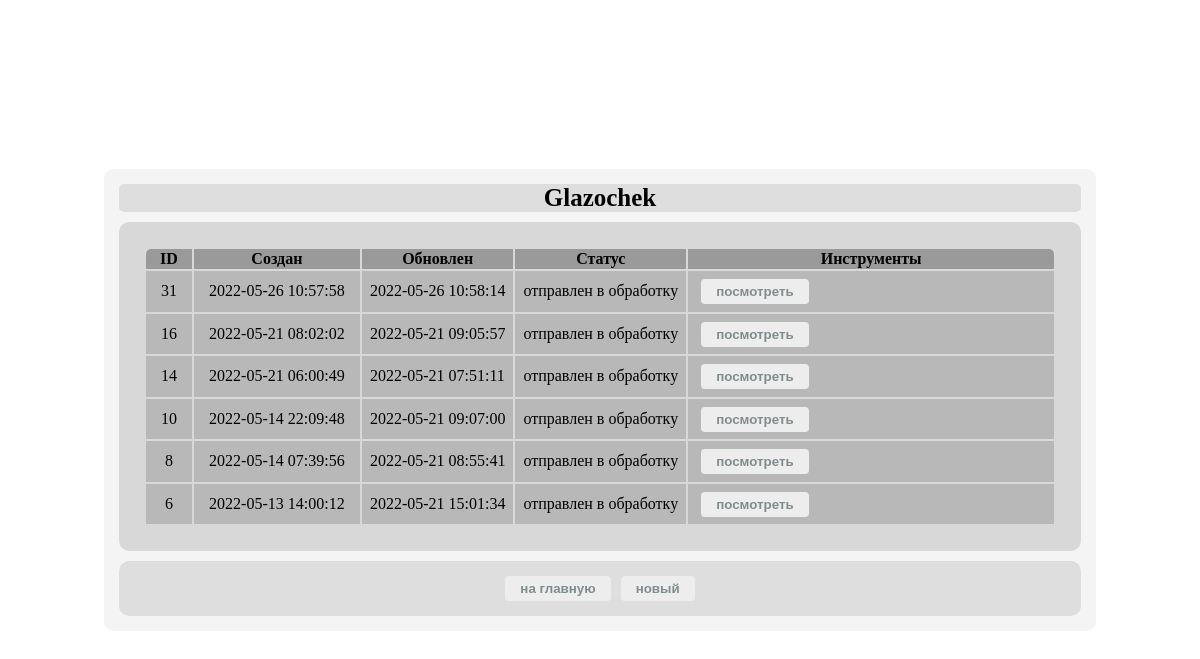
Page /order/ (signed in) on the committed database.
### authapp/models.py (models this page shows, shortened)
class User(AbstractUser):
    image = models.ImageField(upload_to='users_image', blank=True)
    age = models.PositiveIntegerField(verbose_name='возраст', default=18)
    activation_key = models.CharField(max_length=128, blank=True)
    activation_key_expires = models.DateTimeField(default=(now() + timedelta(hours=48)))

### ordersapp/models.py (models this page shows, shortened)
class Order(models.Model):
    FORMING = 'FM'
    SENT_TO_PROCEED = 'STP'
    PROCEEDED = 'PRD'
    PAID = 'PD'
    READY = 'RDY'
    CANCEL = 'CNC'
    ORDER_STATUS_CHOICES = (
        (FORMING, 'формируется'),
        (SENT_TO_PROCEED, 'отправлен в обработку'),
        (PAID, 'оплачен'),
        (PROCEEDED, 'обрабатывается'),
        (READY, 'готов к выдаче'),
        (CANCEL, 'отменен'),
    )
    user = models.ForeignKey(settings.AUTH_USER_MODEL, on_delete=models.CASCADE)
    created = models.DateTimeField(verbose_name='создан', auto_now_add=True)
    updated = models.DateTimeField(verbose_name='обновлен', auto_now=True)
    status = models.CharField(verbose_name='статус', max_length=3, choices=ORDER_STATUS_CHOICES, default=FORMING)
    is_active = models.BooleanField(verbose_name='активен', default=True)
    class Meta:
        ordering = ('-created',)
        verbose_name = 'заказ'
        verbose_name_plural = 'заказы'

### ordersapp/views.py (the view)
class OrderList(ListView):
    model = Order
    def get_queryset(self):
        return Order.objects.filter(user=self.request.user)

### mainapp/context_processors.py (called while the page is built)
def basket(request):
    basket = []
    if request.user.is_authenticated:
        basket = Basket.objects.filter(user=request.user)
    return {
        'basket': basket,
    }

### ordersapp/templates/ordersapp/order_list.html (shortened to what this page needs)
{% extends 'ordersapp/base.html' %}
{% load static %}
{% block css %}
  <link rel="stylesheet" type="text/css" href="{% static 'css/order-style.css' %}">
{% endblock %}
{% block content %}
<div class="btm-general">
  <div class="h2 text-center head">
  {% if user.username %}
  <b>{{ user.username|title}}</b>
  {% elif user.first_name %}
  {{ user.first_name|title}}
  {% else %}
  Пользователь
  {% endif %}
</div>
</div>
{% if object_list|length != 0 %}
<table class="table orders_list">
  <thead>
  <tr class="tr-1">
    <th class="id-ord">ID</th>
    <th>Создан</th>
    <th>Обновлен</th>
    <th>Статус</th>
    <th class="instrumebt">Инструменты</th>
  </tr>
  </thead>
  <tbody>
  {% for item in object_list %}
  {% if item.is_active %}
  <tr class="tr-2">
    <td class="td1">{{ item.pk }}</td>
    <td class="date">{{ item.created|date:"Y-m-d H:i:s" }}</td>
    <td class="updated">{{ item.updated|date:"Y-m-d H:i:s" }}</td>
    <td class="status">{{ item.get_status_display }}</td>
    <td class="tr-3">
    <button class="btn-ord">
      <a href="{% url 'ordersapp:order_read' item.pk %}">
        посмотреть
      </a>
    </button>
    </td>
  </tr>
  {% endif %}
  {% endfor %}
  </tbody>
</table>
<div class="btm-form-ord">
  <button class="btn btn-default btn-round">
  <a href="{% url 'main' %}">
    на главную
  </a>
</button>
  <button class="btn btn-default btn-round">
  <a href="{% url 'ordersapp:order_create' %}">
    новый
  </a>
</button>
</div>
{% endif %}
{% endblock %}

### ordersapp/templates/ordersapp/base.html (shortened to what this page needs)
<!DOCTYPE html>
{% load static %}
<html>
<head>
  {% block css %}{% endblock %}
</head>
<body>
<div class="order_container">
  {% block content %}
  {% endblock %}
</div>
</body>
</html>

### static/css/order-style.css (style rules this page uses)
a { color: #808d8f; text-decoration: none; }
html,body { display: flex; justify-content: center; align-items: center; min-height: 100%; }
button { text-decoration:none; text-align:center; padding:5px 15px; border:none; -webkit-border-radius:4px; -moz-border-radius:4px; border-radius: 4px; font-weight:bold; color:#9a9a9a; background:#ededed; }
.order_container { background-color: #f4f4f4; margin: 20px; padding: 15px; }
.orders_list { background-color: rgb(216, 216, 216); margin-top: 10px; margin-bottom: 10px; padding: 25px; border-radius: 10px; }
.tr-1 { background-color: #9a9a9a; }
.tr-2 { background-color: #b8b8b8; width: 750px; height: 30px; }
.tr-3 { height: 30px; width: 350px; display: flex; align-items: center; text-align: center; }
td { padding: 5px; padding-left: 8px; padding-right: 8px; }
.td1 { width: 30px; height:30px; display: flex; justify-content: center; align-items: center; }
.head { font-size: 30px; }
.btn-default { margin-top: 10px; margin: 5px; }
.btn-ord { margin: 5px; }
.date { width: 150px; text-align: center; }
.status { text-align: center; }
.btm-form-ord { display: flex; align-items: center; justify-content: center; }
.order_container { border-radius: 10px; }
.h2 { font-size: 25px; background-color: #dedede; text-align: center; border-radius: 5px; margin-bottom: 10px; }
.btm-general { text-align: center; }
.instrumebt { border-top-right-radius: 5px; }
.id-ord { border-top-left-radius: 5px; }
.btm-form-ord { background-color: #dedede; border-radius: 10px; padding: 10px; }

### rows in the picture
User: username "Glazochek"
Order: pk "31", created "2022-05-26 10:57:58", updated "2022-05-26 10:58:14", status "отправлен в обработку"
Order: pk "16", created "2022-05-21 08:02:02", updated "2022-05-21 09:05:57", status "отправлен в обработку"
Order: pk "14", created "2022-05-21 06:00:49", updated "2022-05-21 07:51:11", status "отправлен в обработку"
Order: pk "10", created "2022-05-14 22:09:48", updated "2022-05-21 09:07:00", status "отправлен в обработку"
Order: pk "8", created "2022-05-14 07:39:56", updated "2022-05-21 08:55:41", status "отправлен в обработку"
Order: pk "6", created "2022-05-13 14:00:12", updated "2022-05-21 15:01:34", status "отправлен в обработку"
